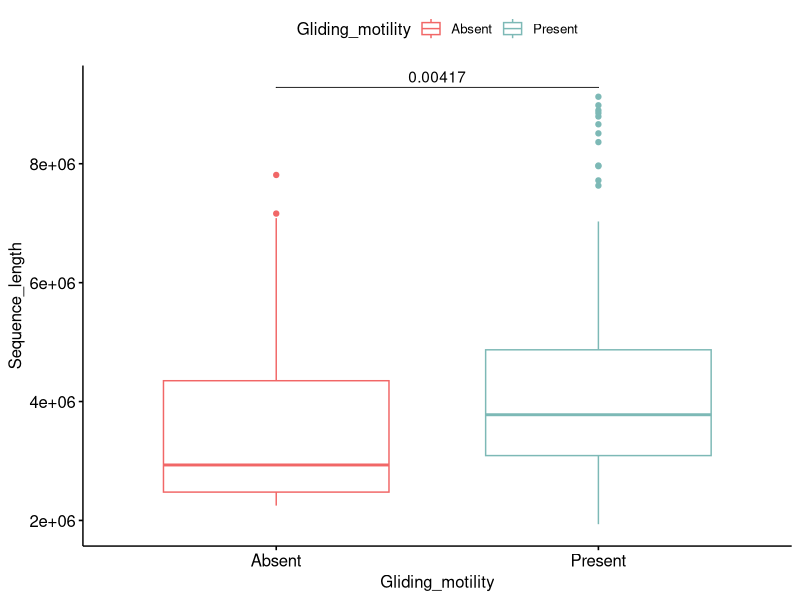
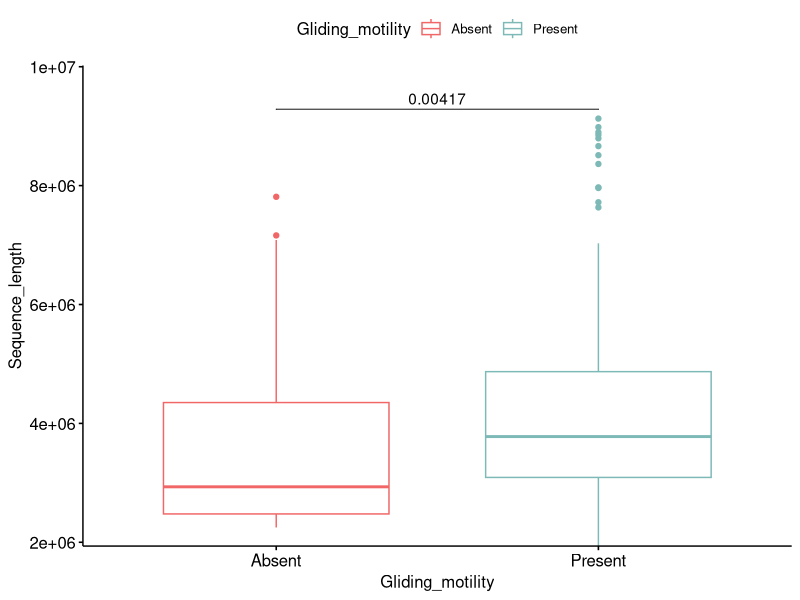
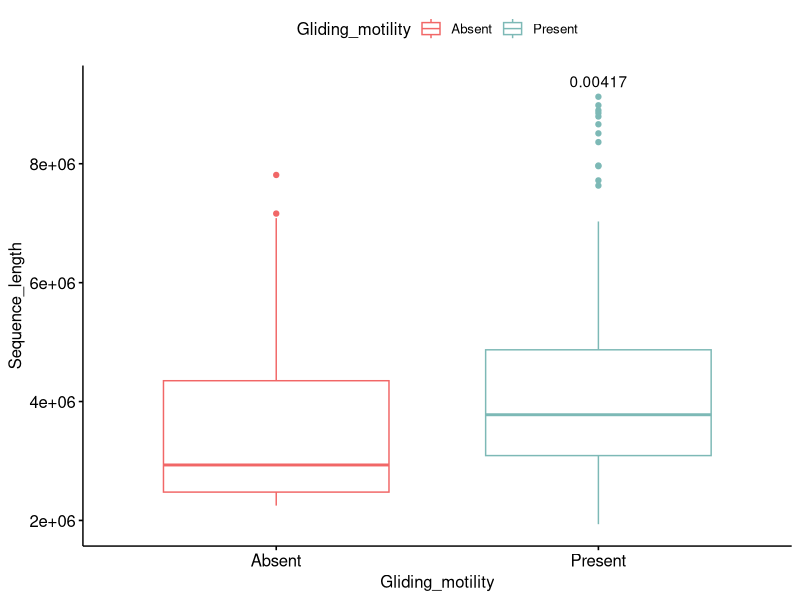
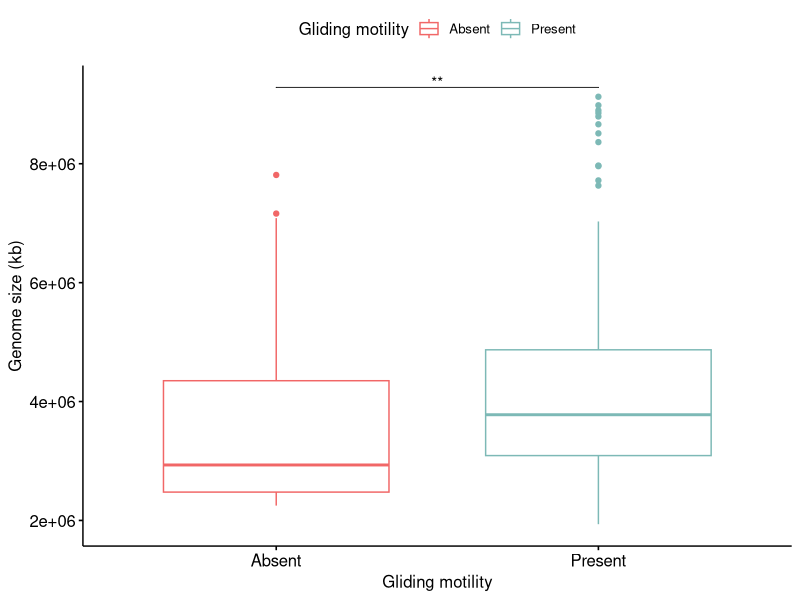

These figures' R source, in order:
#library
library(dplyr)
library(ggplot2)
library(readr)
#library(ggsignif)
#library(dplyr)
library(ggpubr)
library(rstatix)
#reading the dataset
Bacteroidetes_402_sequence_length_CTD_statistics <- read_delim("Bacteroidetes_402_sequence_length_CTD_statistics.txt", 
                                                               delim = "\t", escape_double = FALSE, 
                                                               trim_ws = TRUE)

#Creation of a dataset for boxplot

data_boxplot <- Bacteroidetes_402_sequence_length_CTD_statistics[c('Sequence-length','motility')]

#Renaming columns and values

data_boxplot <- plyr::rename(data_boxplot,c('motility'='Gliding_motility'))
data_boxplot <- plyr::rename(data_boxplot,c('Sequence-length'='Sequence_length'))
data_boxplot$Gliding_motility[data_boxplot$Gliding_motility == 1] <- 'Present'
data_boxplot$Gliding_motility[data_boxplot$Gliding_motility == 0] <- 'Absent'
data_boxplot$Gliding_motility <- factor(data_boxplot$Gliding_motility, levels = c("Absent","Present"))

#---------------------------------------------------------


#statistical test (independent t-test)
stat.test <- data_boxplot %>%
  t_test(Sequence_length ~ Gliding_motility) %>%
  adjust_pvalue(method = "bonferroni") %>%
  add_significance("p.adj")
stat.test


# Create a box plot
bxp <- ggboxplot(
  data_boxplot, x = "Gliding_motility", y = "Sequence_length", 
  color = "Gliding_motility", palette = c("#F16767","#7DB9B6")
)

# Add p-values onto the box plots
stat.test <- stat.test %>%
  add_xy_position(x = "Gliding_motility", dodge = 0.8)
bxp + stat_pvalue_manual(
  stat.test,  label = "p", tip.length = 0
)

# Add 10% spaces between the p-value labels and the plot border
bxp + stat_pvalue_manual(
  stat.test,  label = "p", tip.length = 0
) +
  scale_y_continuous(expand = expansion(mult = c(0, 0.1)))

# Use adjusted p-values as labels
# Remove brackets
bxp + stat_pvalue_manual(
  stat.test,  label = "p.adj", tip.length = 0,
  remove.bracket = TRUE
)

# Show adjusted p-values and significance levels
# Hide ns (non-significant)
bxp + stat_pvalue_manual(
  stat.test,  label = "{p.adj.signif}",#"{p.adj}{p.adj.signif}", 
  tip.length = 0, hide.ns = TRUE
) + labs(color='Gliding motility',x='Gliding motility',y='Genome size (kb)')

